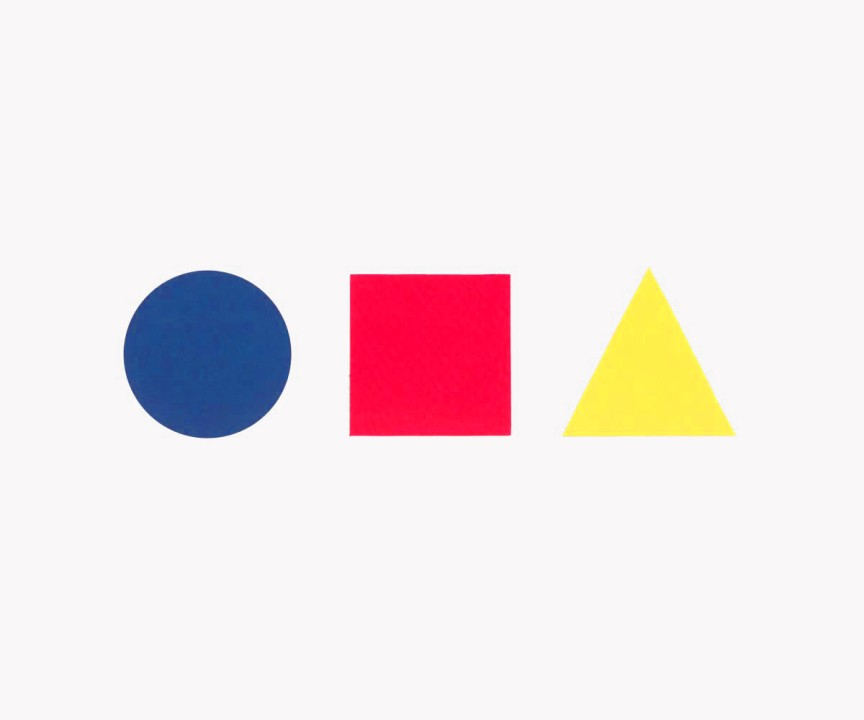
#> input picture photos/shapes.jpg, 864 x 720 px, found by its file name
$ jupyter execute '11.sorting contors.ipynb'
#> lines starting #> are read from the running program, lines starting #| are printed output that depends on the picture; after the words box and inside, x2 and y2 are one past the last pixel; in counts of white or black regions, pixels touching at a corner belong together
[cell 1]
import cv2
import numpy as np

[cell 2]
image = cv2.imread('photos\shapes.jpg')
#> image is the input picture: shape (720, 864, 3); mean B, G, R 232.5, 230.7, 241.7
cv2.imshow('original image' , image)
cv2.waitKey(0)

blank_image = np.zeros((image.shape[0] , image.shape[1] , 3))

original_image = image

gray = cv2.cvtColor(image , cv2.COLOR_BGR2GRAY)
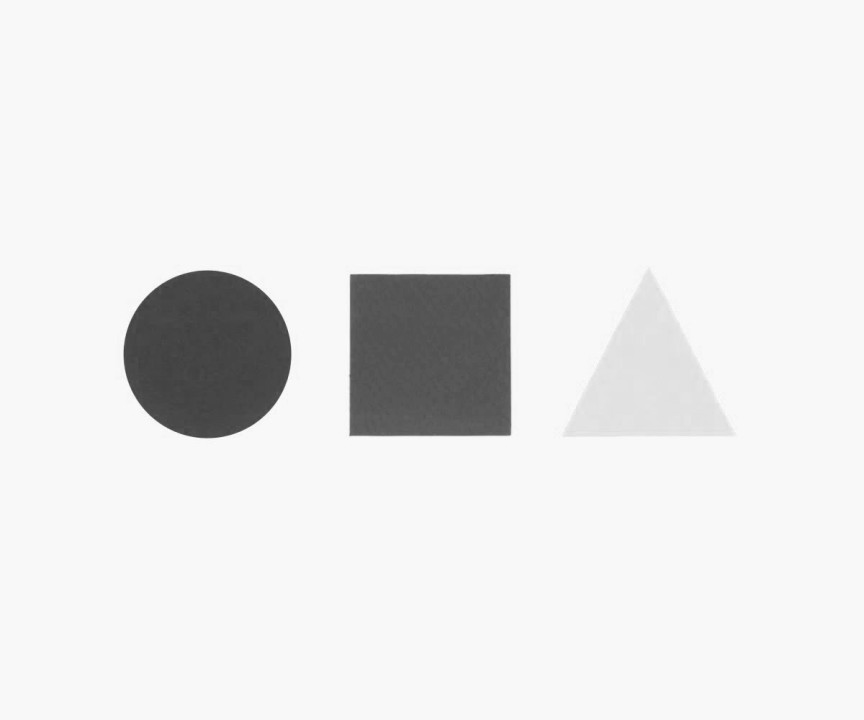
#> gray: shape (720, 864); min 57, max 255, mean 234.4

edges = cv2.Canny(gray ,50 ,200)
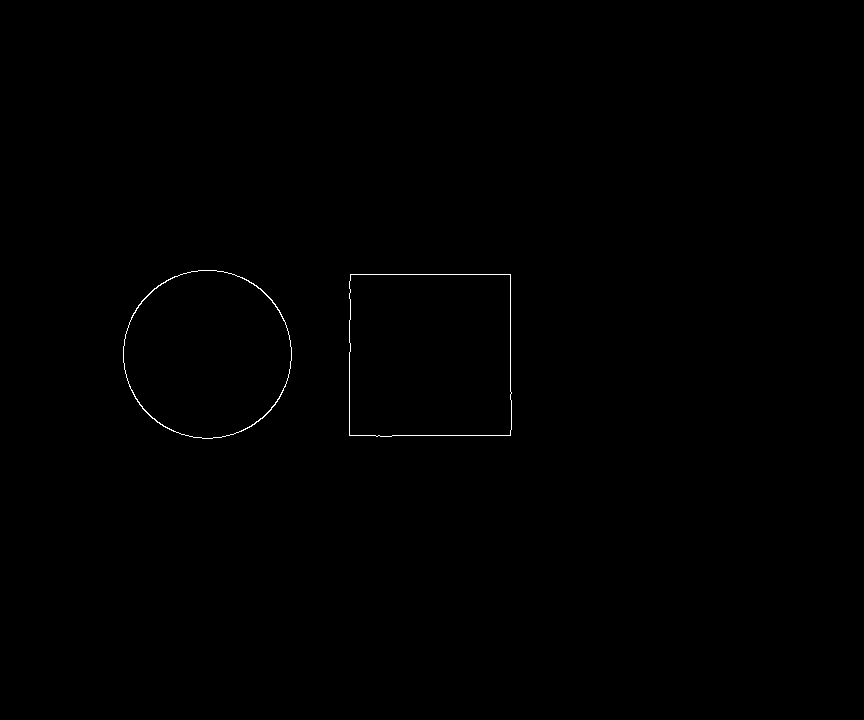
#> edges: shape (720, 864); 0.2% white in thin lines or dots, all inside (x1, y1, x2, y2) = (123, 270, 512, 439)
cv2.imshow('edged image' , edges)
cv2.waitKey(0)

contours , hierarchy = cv2.findContours(edges , cv2.RETR_EXTERNAL , cv2.CHAIN_APPROX_SIMPLE)
#> contours = 2 contours; box (x1, y1, x2, y2) and area: (349, 274, 512, 437) 25926, (123, 270, 292, 439) 22172
print('no of contours = ' + str(len(contours)))
#| no of contours = 2

cv2.drawContours(blank_image , contours , -1 , (0,255,255) , 3)
cv2.imshow('blank image contours' , blank_image)
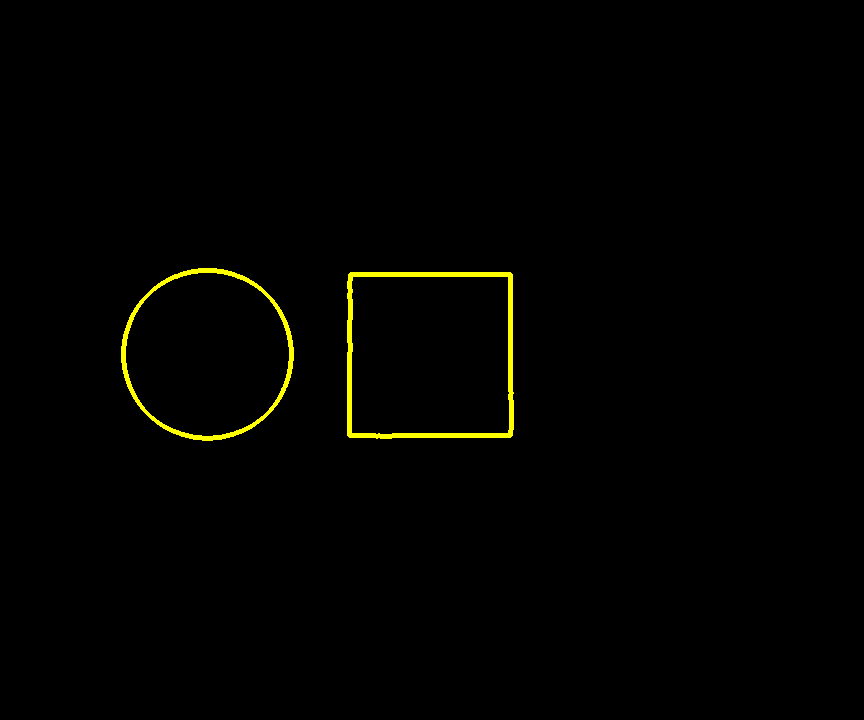
#> window 'blank image contours': shape (720, 864, 3); mean B, G, R 0, 2.3, 2.3
cv2.waitKey(0)


cv2.destroyAllWindows()

[cell 3]
import cv2
import numpy as np

def get_contour_area(contours):
    all_areas =[]

    for cnt in contours:
        area = cv2.contourArea(cnt)
        all_areas.append(area)
#> this loop made 2 passes
#> area on passes 1 to 2: 25926.5, 22172
#> after the loop, all_areas = [25926.5, 22172]

    return all_areas

image = cv2.imread('photos\whiteandblack.png')

original_image = image

print('contour areas befor sorting')
print(get_contour_area(contours))
#| [25926.5, 22172.0]

sorted_contours = sorted(contours , key = cv2.contourArea , reverse = True)
#> sorted_contours has the same summary as contours

print('contour area after sorting')
print(get_contour_area(sorted_contours))
#> the loop in get_contour_area (call 2), `for cnt in contours:` made 2 passes
#| [25926.5, 22172.0]

for c in sorted_contours:
    cv2.drawContours(original_image ,[c], -1 , (0,255,255) , 3)
    cv2.imshow('comtours by area' , original_image)
    cv2.waitKey()
#> this loop made 2 passes

cv2.waitKey()
cv2.destroyAllWindows()

$ run again, with photos/house-for-kids.jpg copied over photos/shapes.jpg
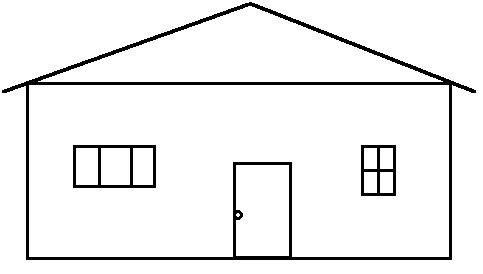
#> input picture photos/house-for-kids.jpg, 483 x 274 px, found by its file name
#> image is the input picture: shape (274, 483, 3); min 0, max 255, mean 239.6
#> `edges = cv2.Canny(gray ,50 ,200)`:
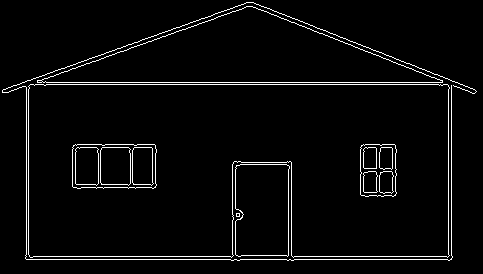
#> edges: shape (274, 483); 3.6% white in thin lines or dots
#> contours = 5 contours, 2 with area under 20; largest, box (x1, y1, x2, y2) and area: (28, 84, 450, 258) 66688, (37, 6, 443, 83) 15764, (235, 164, 290, 257) 4760
#| no of contours = 5
#> `cv2.drawContours(blank_image , contours , -1 , (0,255,255) , 3)`:
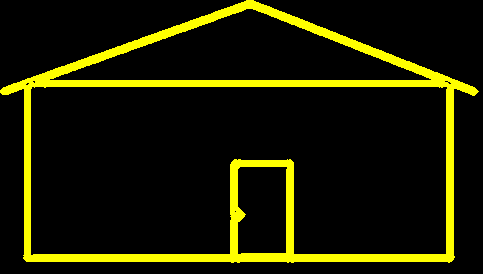
#> blank_image: shape (274, 483, 3) float64; mean of channels 0, 1, 2 0, 29, 29; drawn as B, G, R
#> the loop in get_contour_area, `for cnt in contours:` made 5 passes
#> area on passes 2 to 4: 4760, 66688, 15764
#> after the loop in get_contour_area, `for cnt in contours:`: all_areas = [9, 4760, 66688, 15764, 1]
#| [9.0, 4760.0, 66688.0, 15764.0, 1.0]
#> sorted_contours has the same summary as contours
#> the loop in get_contour_area (call 2), `for cnt in contours:` made 5 passes
#| [66688.0, 15764.0, 4760.0, 9.0, 1.0]
#> the loop `for c in sorted_contours:` made 5 passes
#> c on pass 4: [[236, 213], [236, 216], [239, 216], [239, 213]]

$ run again, with photos/house.jpg copied over photos/shapes.jpg
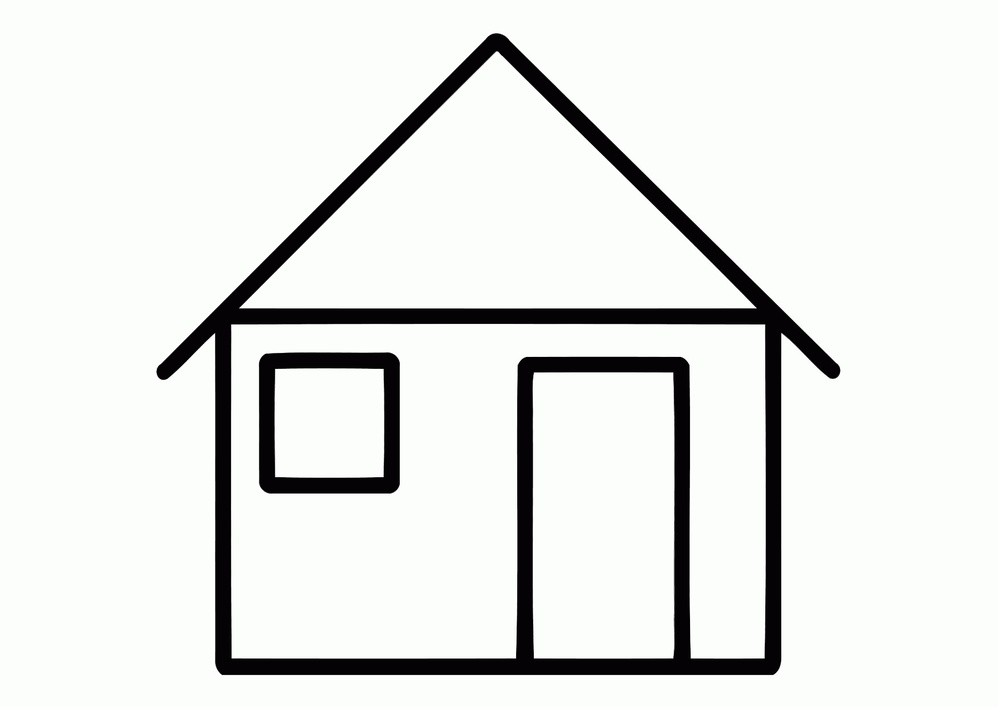
#> input picture photos/house.jpg, 998 x 707 px, shrunk from 1750 x 1240 before the run, found by its file name
#> image is the input picture: shape (707, 998, 3); mean B, G, R 229.1, 231.6, 229.9
#> `edges = cv2.Canny(gray ,50 ,200)`:
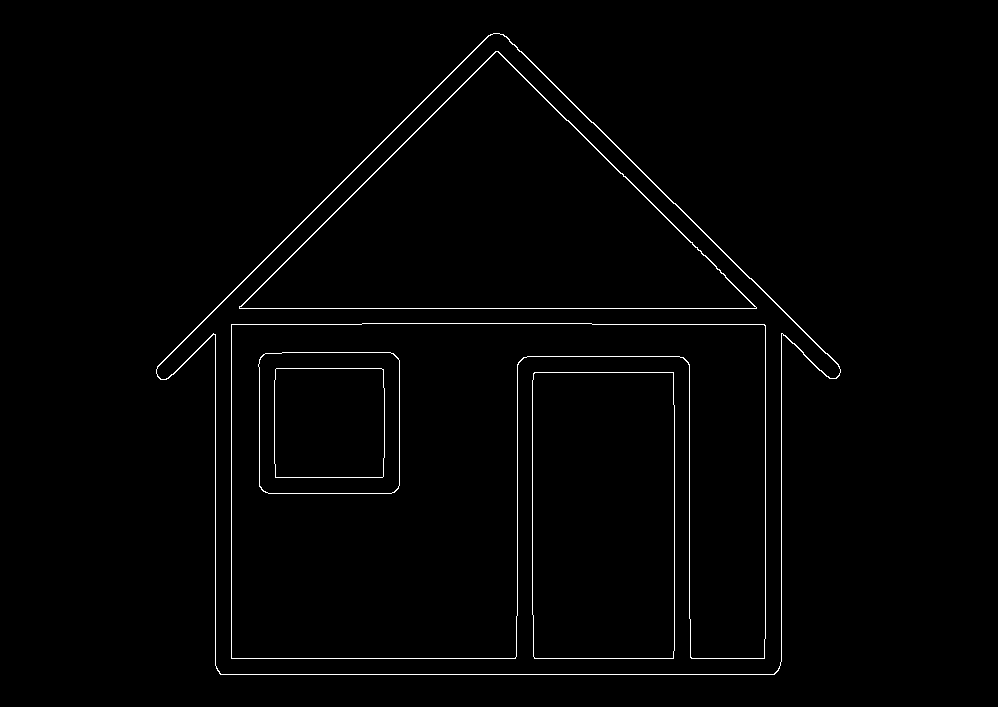
#> edges: shape (707, 998); 1.2% white in thin lines or dots, all inside (x1, y1, x2, y2) = (156, 33, 841, 675)
#> contours = 1 contour; box (x1, y1, x2, y2) and area: (156, 33, 841, 675) 289244
#| no of contours = 1
#> `cv2.drawContours(blank_image , contours , -1 , (0,255,255) , 3)`:
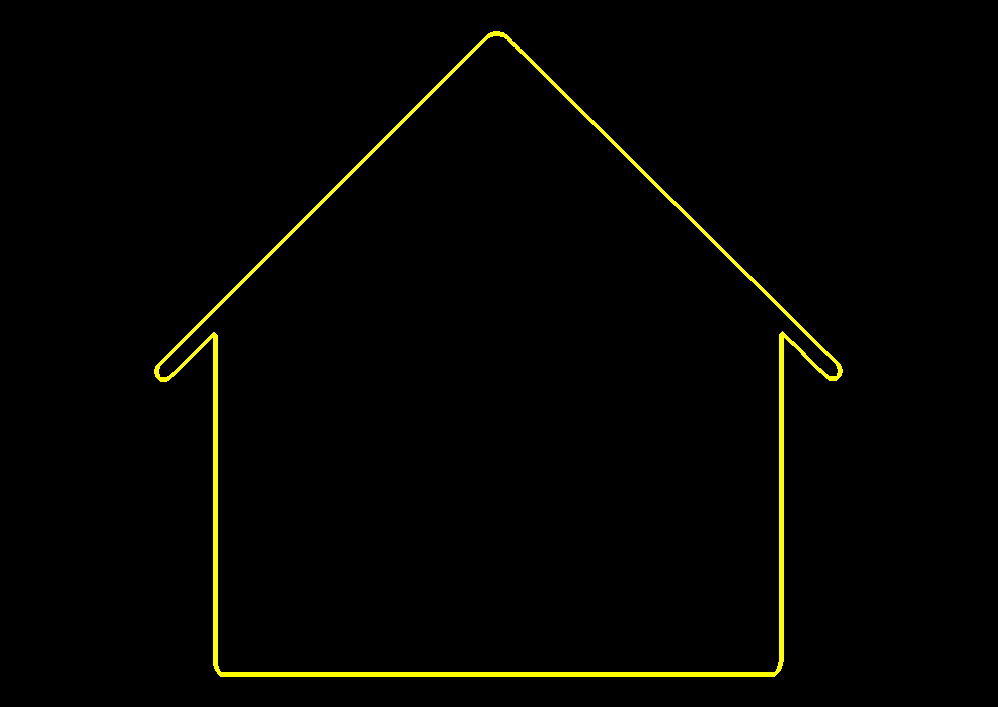
#> blank_image: shape (707, 998, 3) float64; mean of channels 0, 1, 2 0, 3.7, 3.7; drawn as B, G, R
#> the loop in get_contour_area, `for cnt in contours:` made 1 pass
#> area on pass 1: 289244.5
#> after the loop in get_contour_area, `for cnt in contours:`: all_areas = [289244.5]
#| [289244.5]
#> sorted_contours has the same summary as contours
#> the loop in get_contour_area (call 2), `for cnt in contours:` made 1 pass
#| [289244.5]
#> the loop `for c in sorted_contours:` made 1 pass
